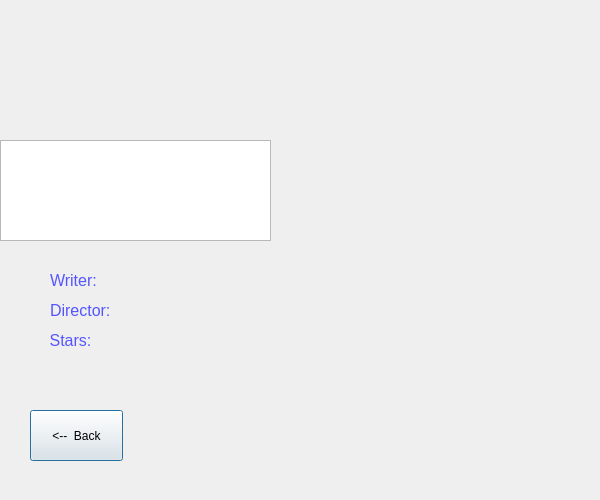
<?xml version="1.0" encoding="UTF-8"?>
<ui version="4.0">
 <class>movie7</class>
 <widget class="QDialog" name="movie7">
  <property name="geometry">
   <rect>
    <x>0</x>
    <y>0</y>
    <width>600</width>
    <height>500</height>
   </rect>
  </property>
  <property name="windowTitle">
   <string>Dialog</string>
  </property>
  <widget class="QTextEdit" name="textEdit">
   <property name="geometry">
    <rect>
     <x>0</x>
     <y>140</y>
     <width>271</width>
     <height>101</height>
    </rect>
   </property>
   <property name="readOnly">
    <bool>true</bool>
   </property>
   <property name="html">
    <string>&lt;!DOCTYPE HTML PUBLIC &quot;-//W3C//DTD HTML 4.0//EN&quot; &quot;http://www.w3.org/TR/REC-html40/strict.dtd&quot;&gt;
&lt;html&gt;&lt;head&gt;&lt;meta name=&quot;qrichtext&quot; content=&quot;1&quot; /&gt;&lt;style type=&quot;text/css&quot;&gt;
p, li { white-space: pre-wrap; }
&lt;/style&gt;&lt;/head&gt;&lt;body style=&quot; font-family:'Ubuntu'; font-size:11pt; font-weight:400; font-style:normal;&quot;&gt;
&lt;p style=&quot;-qt-paragraph-type:empty; margin-top:0px; margin-bottom:0px; margin-left:0px; margin-right:0px; -qt-block-indent:0; text-indent:0px;&quot;&gt;&lt;br /&gt;&lt;/p&gt;&lt;/body&gt;&lt;/html&gt;</string>
   </property>
  </widget>
  <widget class="QLabel" name="Writer">
   <property name="geometry">
    <rect>
     <x>120</x>
     <y>270</y>
     <width>171</width>
     <height>20</height>
    </rect>
   </property>
   <property name="text">
    <string/>
   </property>
  </widget>
  <widget class="QLabel" name="label_3">
   <property name="geometry">
    <rect>
     <x>50</x>
     <y>290</y>
     <width>101</width>
     <height>41</height>
    </rect>
   </property>
   <property name="text">
    <string>&lt;html&gt;&lt;head/&gt;&lt;body&gt;&lt;p&gt;&lt;span style=&quot; font-size:12pt; color:#5555ff;&quot;&gt;Director:&lt;/span&gt;&lt;/p&gt;&lt;/body&gt;&lt;/html&gt;</string>
   </property>
  </widget>
  <widget class="QLabel" name="label_4">
   <property name="geometry">
    <rect>
     <x>20</x>
     <y>320</y>
     <width>101</width>
     <height>41</height>
    </rect>
   </property>
   <property name="text">
    <string>&lt;html&gt;&lt;head/&gt;&lt;body&gt;&lt;p&gt;&lt;span style=&quot; font-size:12pt; color:#5555ff;&quot;&gt;Stars:&lt;/span&gt;&lt;/p&gt;&lt;/body&gt;&lt;/html&gt;</string>
   </property>
   <property name="alignment">
    <set>Qt::AlignCenter</set>
   </property>
  </widget>
  <widget class="QLabel" name="Director">
   <property name="geometry">
    <rect>
     <x>120</x>
     <y>300</y>
     <width>151</width>
     <height>16</height>
    </rect>
   </property>
   <property name="text">
    <string/>
   </property>
  </widget>
  <widget class="QLabel" name="Category">
   <property name="geometry">
    <rect>
     <x>40</x>
     <y>100</y>
     <width>181</width>
     <height>31</height>
    </rect>
   </property>
   <property name="text">
    <string/>
   </property>
  </widget>
  <widget class="QLabel" name="MovieName">
   <property name="geometry">
    <rect>
     <x>20</x>
     <y>0</y>
     <width>531</width>
     <height>51</height>
    </rect>
   </property>
   <property name="font">
    <font>
     <pointsize>18</pointsize>
    </font>
   </property>
   <property name="text">
    <string>&lt;html&gt;&lt;head/&gt;&lt;body&gt;&lt;p&gt;&lt;br/&gt;&lt;/p&gt;&lt;/body&gt;&lt;/html&gt;</string>
   </property>
   <property name="alignment">
    <set>Qt::AlignCenter</set>
   </property>
  </widget>
  <widget class="QLabel" name="pictureLabel">
   <property name="geometry">
    <rect>
     <x>300</x>
     <y>70</y>
     <width>261</width>
     <height>401</height>
    </rect>
   </property>
   <property name="text">
    <string/>
   </property>
  </widget>
  <widget class="QPushButton" name="pushButton_2">
   <property name="geometry">
    <rect>
     <x>30</x>
     <y>410</y>
     <width>93</width>
     <height>51</height>
    </rect>
   </property>
   <property name="text">
    <string>&lt;--  Back</string>
   </property>
  </widget>
  <widget class="QLabel" name="label_2">
   <property name="geometry">
    <rect>
     <x>50</x>
     <y>260</y>
     <width>101</width>
     <height>41</height>
    </rect>
   </property>
   <property name="text">
    <string>&lt;html&gt;&lt;head/&gt;&lt;body&gt;&lt;p&gt;&lt;span style=&quot; font-size:12pt; color:#5555ff;&quot;&gt;Writer:&lt;/span&gt;&lt;/p&gt;&lt;/body&gt;&lt;/html&gt;</string>
   </property>
  </widget>
  <widget class="QLabel" name="stars">
   <property name="geometry">
    <rect>
     <x>120</x>
     <y>330</y>
     <width>161</width>
     <height>16</height>
    </rect>
   </property>
   <property name="text">
    <string/>
   </property>
  </widget>
 </widget>
 <resources/>
 <connections/>
</ui>
